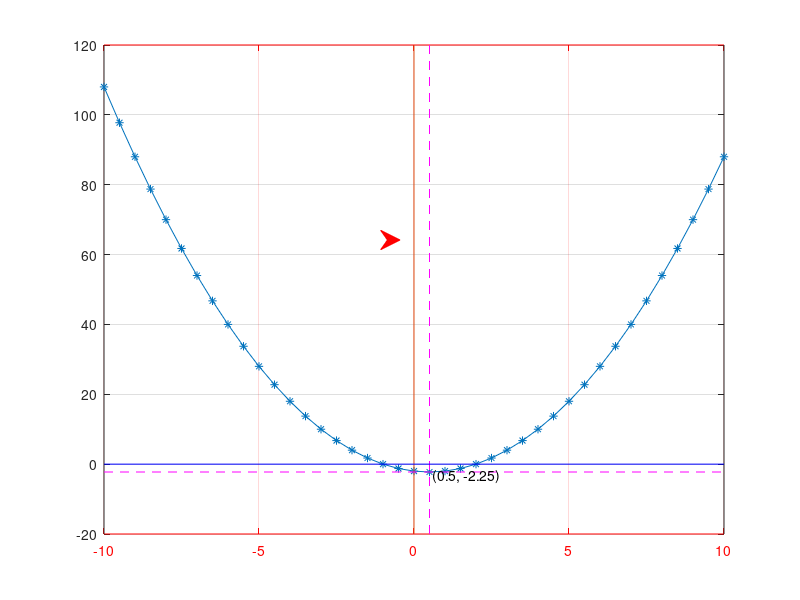

Here is the MATLAB script that generated this plot:


%x_axis

x = [ -10: 0.5: 10 ];

y = x.^2 - x - 2;

plot( x, y, '-*' )
%axis off;
%axis tight;
%axis equal;

%axis([ -100, 100, -100, 100 ] )
set(gca, 'XColor', 'red');
grid;
hold on;

ylim = get(gca, 'Ylim')
%plot( [ 0, 0 ], ylim, 'm--' );
plot( [ 0, 0 ], ylim, '-' );

hold on;
ylim = get(gca, 'Ylim')
plot( [ 0.5, 0.5 ], ylim, 'm--' );
hold on;
xlim = get(gca, 'Xlim')
%plot( [ 0, 0 ], xlim, 'm--' );
plot( xlim, [ 0, 0 ], 'b-' );
hold on;
xlim = get(gca, 'Xlim')
plot( xlim, [ -2.25, -2.25 ], 'm--' );
hold on;
annotation('arrow', [0.5, 0.5], [0.6, 0.6], 'LineStyle','-','color',[ 1 0 0 ]);
text( 0.5, -3.5, ' (0.5, -2.25) ');
hold on;
